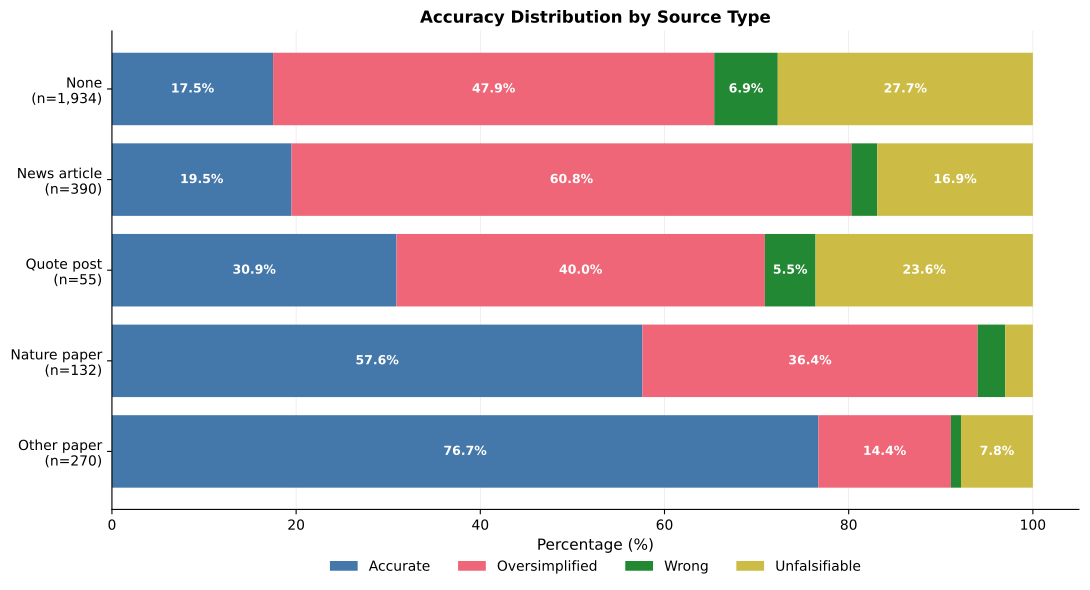

Recreate this plot in Python.
#!/usr/bin/env python3
"""
/// script
requires-python = ">=3.9"
dependencies = [
    "matplotlib>=3.5.0",
    "numpy>=1.20.0",
]
///
"""

import matplotlib.pyplot as plt
import numpy as np

# Colorblind-accessible palette
palette = {
    "accurate": "#4477AA",      # blue
    "oversimplified": "#EE6677",  # red
    "wrong": "#228833",         # green
    "unfalsifiable": "#CCBB44"  # yellow
}

# Data from Table 2.5, sorted by accuracy rate (highest to lowest)
sources = [
    ("Other paper\n(n=270)", 76.7, 14.4, 1.1, 7.8),
    ("Nature paper\n(n=132)", 57.6, 36.4, 3.0, 3.0),
    ("Quote post\n(n=55)", 30.9, 40.0, 5.5, 23.6),
    ("News article\n(n=390)", 19.5, 60.8, 2.8, 16.9),
    ("None\n(n=1,934)", 17.5, 47.9, 6.9, 27.7)
]

source_names = [s[0] for s in sources]
accurate = [s[1] for s in sources]
oversimplified = [s[2] for s in sources]
wrong = [s[3] for s in sources]
unfalsifiable = [s[4] for s in sources]

y_pos = np.arange(len(source_names))

fig, ax = plt.subplots(figsize=(11, 6))

# Create horizontal stacked bars
bars1 = ax.barh(y_pos, accurate, label='Accurate',
                color=palette["accurate"], edgecolor='none')
bars2 = ax.barh(y_pos, oversimplified, left=accurate,
                label='Oversimplified', color=palette["oversimplified"], edgecolor='none')

left_wrong = np.array(accurate) + np.array(oversimplified)
bars3 = ax.barh(y_pos, wrong, left=left_wrong,
                label='Wrong', color=palette["wrong"], edgecolor='none')

left_unfalsifiable = left_wrong + np.array(wrong)
bars4 = ax.barh(y_pos, unfalsifiable, left=left_unfalsifiable,
                label='Unfalsifiable', color=palette["unfalsifiable"], edgecolor='none')

# Add percentage labels directly on segments
for i in range(len(source_names)):
    # Accurate
    if accurate[i] > 5:
        ax.text(accurate[i]/2, i, f'{accurate[i]:.1f}%',
               va='center', ha='center', fontsize=9, fontweight='bold', color='white')

    # Oversimplified
    if oversimplified[i] > 5:
        ax.text(accurate[i] + oversimplified[i]/2, i, f'{oversimplified[i]:.1f}%',
               va='center', ha='center', fontsize=9, fontweight='bold', color='white')

    # Wrong (only label if segment is visible)
    if wrong[i] > 3:
        ax.text(left_wrong[i] + wrong[i]/2, i, f'{wrong[i]:.1f}%',
               va='center', ha='center', fontsize=9, fontweight='bold', color='white')

    # Unfalsifiable
    if unfalsifiable[i] > 5:
        ax.text(left_unfalsifiable[i] + unfalsifiable[i]/2, i, f'{unfalsifiable[i]:.1f}%',
               va='center', ha='center', fontsize=9, fontweight='bold', color='white')

ax.set_yticks(y_pos)
ax.set_yticklabels(source_names, fontsize=10)
ax.set_xlabel('Percentage (%)', fontsize=11)
ax.set_title('Accuracy Distribution by Source Type', fontsize=12, fontweight='bold')
ax.set_xlim(0, 105)
ax.grid(axis='x', alpha=0.3, linestyle='-', linewidth=0.5)
ax.set_axisbelow(True)

# Remove spines
ax.spines['top'].set_visible(False)
ax.spines['right'].set_visible(False)

# Place legend below chart to avoid title overlap
ax.legend(loc='upper center', bbox_to_anchor=(0.5, -0.08), ncol=4,
          frameon=False, fontsize=10)

plt.tight_layout()
plt.savefig('/Users/Joshua/agent/model-collapse-study/paper/figures/fig_accuracy_source.pdf',
            dpi=300, bbox_inches='tight')
print("Saved: fig_accuracy_source.pdf")
